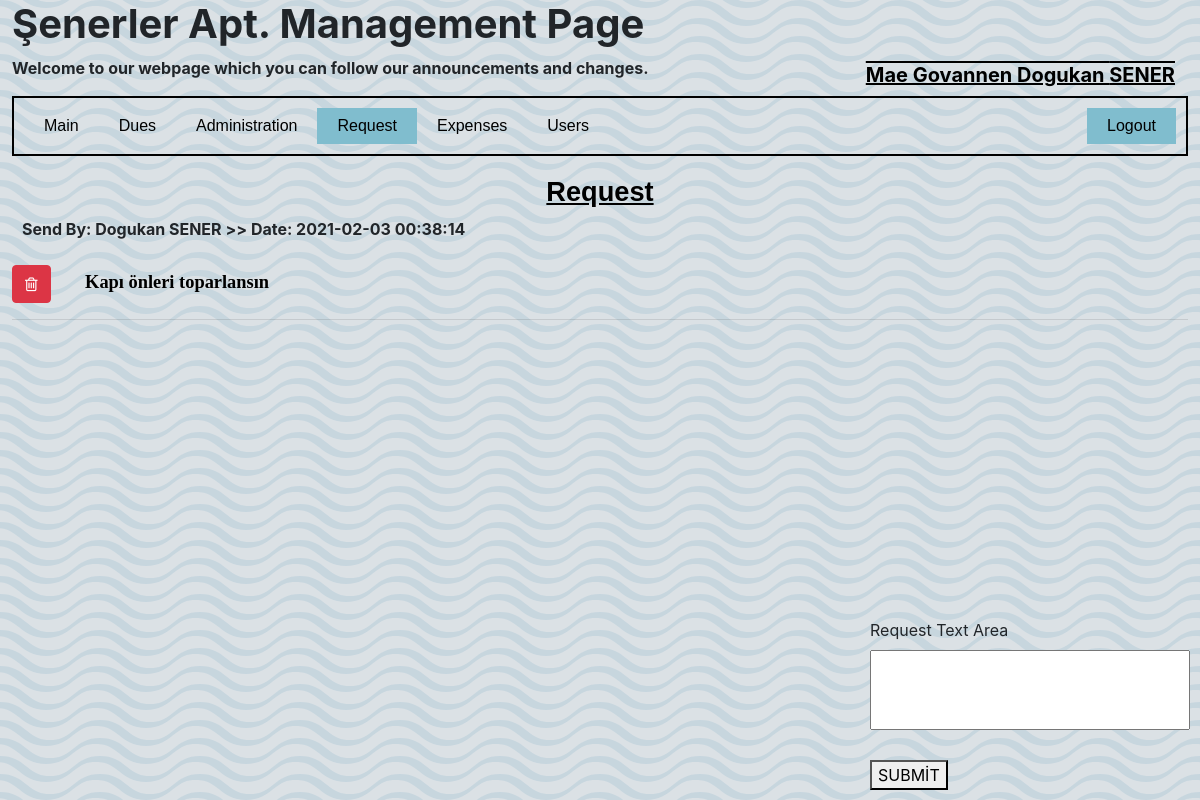
/AdminRequests.php (signed in), run on the app's committed database.
### tables this page shows
CREATE TABLE `request` (
  `reqid` int(11) NOT NULL,
  `date` timestamp NOT NULL DEFAULT current_timestamp(),
  `username` varchar(20) NOT NULL,
  `fname` varchar(10) NOT NULL,
  `lname` varchar(10) NOT NULL,
  `req` varchar(120) NOT NULL
);

### AdminRequests.php (the view, shortened to what this page needs)
<!DOCTYPE html>
<?php include "DbConn.php";
session_start();?>
<html>
<head>
    <link rel="stylesheet" href="navbar.css">
      <link rel="stylesheet" href="https://cdn.jsdelivr.net/npm/bootstrap@4.5.3/dist/css/bootstrap.min.css">
      <link rel="stylesheet" href="https://cdnjs.cloudflare.com/ajax/libs/font-awesome/4.7.0/css/font-awesome.min.css">
        <link rel="stylesheet" href="background.css">
<body>
  <h1> <Strong>Şenerler Apt. Management Page </Strong></h1>
  <p >  <Strong>Welcome to our webpage which you can follow our announcements and changes. </Strong></p>
  <div class="user"><?php
  echo("Mae govannen ".$_SESSION['fname']." " .$_SESSION['lname']."<br>");?>
  </div>
    <div class="topnav" style="border: 2px solid black;color:white;padding:10px;">
      <a href="AdminMain.php">Main</a>
      <a href="AdminDues.php">Dues</a>
      <a href="AdminAdministration.php">Administration</a>
      <a class="active" href="AdminRequests.php">Request</a>
      <a href="AdminExpenses.php">Expenses</a>
      <a href="AdminUsers.php">Users</a>
      <div class="topnav-right" style="right::0;">
      <a  href="Login.php">Logout</a>
    </div>
    </div>
<div class="adddiv">
  <h2 style="color:Black;"> <Strong>Request</Strong></h2>
        <?php
        $sql = "SELECT * FROM request ORDER BY reqid DESC";
        $result = mysqli_query($conn, $sql);
  echo "<tr>";
  if ($result->num_rows > 0) {
          while ($row = mysqli_fetch_assoc($result)) {
            echo "<h13>".  "Send By: ".$row["fname"] ." ".$row["lname"] ." >> Date: " . $row["date"]."</h13>". "<br>"."<br>" ;?>
            <a href="AdminRequests.php?id=<?php echo $row['reqid'];?>">
            <button value="delete" class="btn btn-danger btn-xs" onClick="return confirm('Do you want to delete this post?');"><i class="fa fa-trash-o "></i></button></a>
             <?php echo "<p2>" . $row["req"]. "</p2>"."<hr>" ;
            }}
            else {
            echo "0 results";
            }
?>
</div>
<div style="position: absolute;right:10px; bottom:10px">
<form action="AdminRequests.php" method = "post">
  <label for="req" ><center>Request Text Area</center></label><br>
  <textarea type="text" id="req" name="req"   maxlength="120" size="150" value=" "></textarea><br><br>
  <button type="submit" name="submit"> SUBMİT </button>
</form>
</div>
</body>
<head>
</html>

### navbar.css (style rules this page uses)
.topnav { margin: 0; font-family: Arial, Helvetica, sans-serif; overflow: hidden; }
.topnav a { float: left; color: black; text-align: center; padding: 6px 20px; text-decoration: none; font-size: 16px; }
.topnav a.active { background-color: #80bdce; }
.topnav-right { float: right; background-color: #80bdce; }
.user { position: absolute; top:60px; right: 25px; color: black; font-weight: bold; font-size: 1.25em; text-transform: capitalize; text-decoration: underline overline; }

### background.css (style rules this page uses)
body { background-color: #dbe1e5; }

### AdminRequests.php (style rules this page uses)
textarea { resize: none; height: 80px; width: 320px; }
body { width: 98%; margin-left: auto; margin-right: auto; }
p2 { font-family:cursive; color:black; margin-left: 30px; font-size: 1.15em; font-weight: bold; }
h2 { text-align: center; font-size: 1.7em; text-decoration: underline; font-family: sans-serif; font-weight: bold; }
h13 { margin-left: 10px; text-transform: capitalize; font-weight: bold; }
.adddiv { margin-top: 20px; border-color: White; }

### data on the page
request: fname "Dogukan", lname "SENER", date "2021-02-03 00:38:14", req "Kapı önleri toparlansın"

### other printed values
$_SESSION['fname'] "Dogukan"
$_SESSION['lname'] "SENER"
